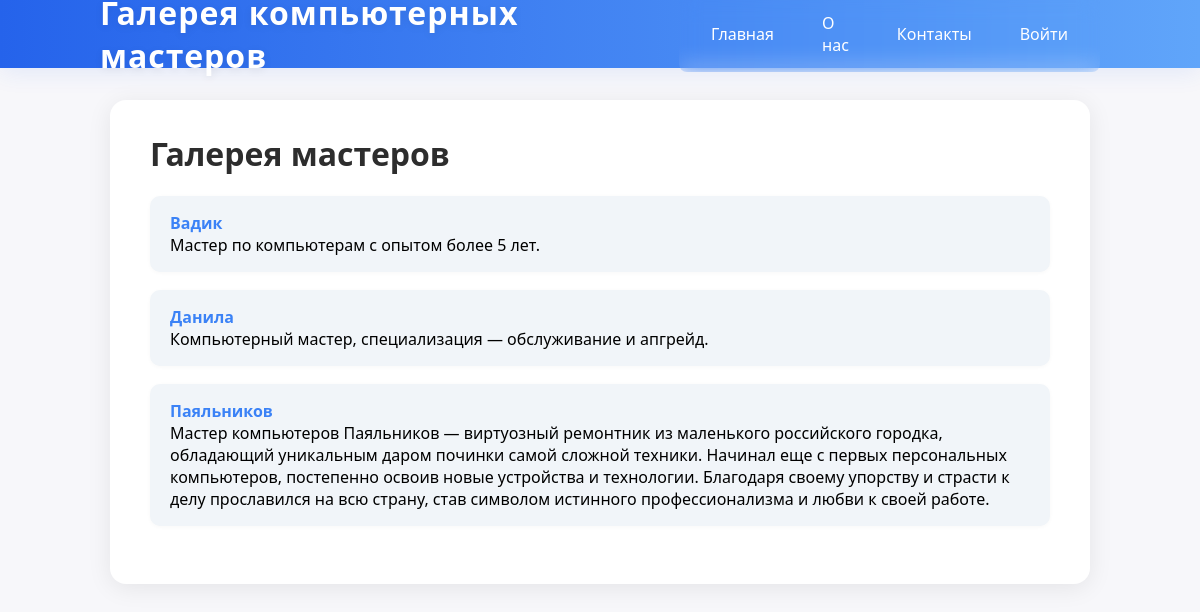
The page / on the database its author committed.
### tables this page shows
CREATE TABLE masters (
                id INTEGER PRIMARY KEY AUTOINCREMENT,
                name TEXT NOT NULL,
                bio TEXT NOT NULL
            );

### main.py (the view)
@app.route('/')
def index():
    masters = get_all_masters()
    return render_template('index.html', masters=masters, username=session.get('username'))

### main.py (called while the page is built)
def get_all_masters():
    with sqlite3.connect('users.db') as conn:
        cur = conn.cursor()
        cur.execute('SELECT id, name, bio FROM masters ORDER BY id')
        masters = []
        for row in cur.fetchall():
            masters.append({
                'id': row[0],
                'name': row[1],
                'bio': row[2]
            })
        return masters

### templates/index.html (shortened to what this page needs)
{% extends "base.html" %}
{% block content %}
<h1>Галерея мастеров</h1>
<ul class="master-list">
{% for master in masters %}
    <li>
        <div class="master-item">
            <div class="master-info">
                <a href="/master/{{ master.id }}"><strong>{{ master.name }}</strong></a><br>
                <span>{{ master.bio }}</span>
            </div>
        </div>
    </li>
{% endfor %}
</ul>
{% endblock %}

### templates/base.html (shortened to what this page needs)
<!DOCTYPE html>
<html lang="ru">
<head>
</head>
<body>
    <div class="header">
        <div class="header-inner">
            <span class="header-title">Галерея компьютерных мастеров</span>
            <div class="header-menu">
                <a href="/">Главная</a>
                <a href="/about">О нас</a>
                <a href="/contacts">Контакты</a>
                {% if username %}
                    <a href="/profile">{{ username }}</a>
                    <a href="/logout">Выйти</a>
                {% else %}
                    <a href="/login">Войти</a>
                {% endif %}
            </div>
        </div>
    </div>
    <div class="container">
        {% block content %}{% endblock %}
    </div>
</body>
</html>

### templates/base.html (style rules this page uses)
body { font-family: 'Segoe UI', Arial, sans-serif; background: #f7f7fa; margin: 0; padding: 0; }
.header { position: fixed; top: 0; left: 0; width: 100%; background: linear-gradient(90deg, #2563eb 0%, #60a5fa 100%); color: #fff; box-shadow: 0 4px 24px rgba(37,99,235,0.10); z-index: 100; padding: 0; }
.header-inner { max-width: 1000px; margin: 0 auto; padding: 0 40px; height: 68px; display: flex; align-items: center; justify-content: space-between; }
.header-menu { display: flex; gap: 16px; align-items: center; padding: 8px 16px; border-radius: 8px; margin-left: 16px; background: transparent; backdrop-filter: blur(10px); }
.header-menu a { color: #fff; text-decoration: none; font-weight: 500; font-size: 16px; padding: 8px 16px; border-radius: 8px; transition: all 0.2s; }
.header-title { font-size: 2rem; font-weight: 700; letter-spacing: 1px; text-shadow: 0 2px 8px rgba(0,0,0,0.08); }
.container { max-width: 900px; margin: 40px auto 0 auto; background: #fff; border-radius: 16px; box-shadow: 0 4px 24px rgba(0,0,0,0.08); padding: 32px 40px 40px 40px; margin-top: 100px; }
h1, h2, h3 { color: #2d2d2d; margin-top: 0; }
a { color: #3b82f6; text-decoration: none; transition: color 0.2s; }
.header a { color: #fff !important; text-decoration: none !important; }
ul.master-list { list-style: none; padding: 0; }
ul.master-list li { margin-bottom: 18px; padding: 16px 20px; background: #f1f5f9; border-radius: 10px; transition: box-shadow 0.2s; box-shadow: 0 1px 4px rgba(0,0,0,0.03); }
.master-item { display: flex; justify-content: space-between; align-items: flex-start; }
.master-info { flex: 1; }

### rows shown on the page
masters: name "Вадик", bio "Мастер по компьютерам с опытом более 5 лет."
masters: name "Данила", bio "Компьютерный мастер, специализация — обслуживание и апгрейд."
masters: name "Паяльников", bio "Мастер компьютеров Паяльников — виртуозный ремонтник из маленького российского городка, обладающий уникальным даром починки самой сложной техники. Начинал еще с первых персональных компьютеров, постепенно освоив новые устройства и технологии. Благодаря своему упорству и страсти к делу прославился на всю страну, став символом истинного профессионализма и любви к своей работе."
